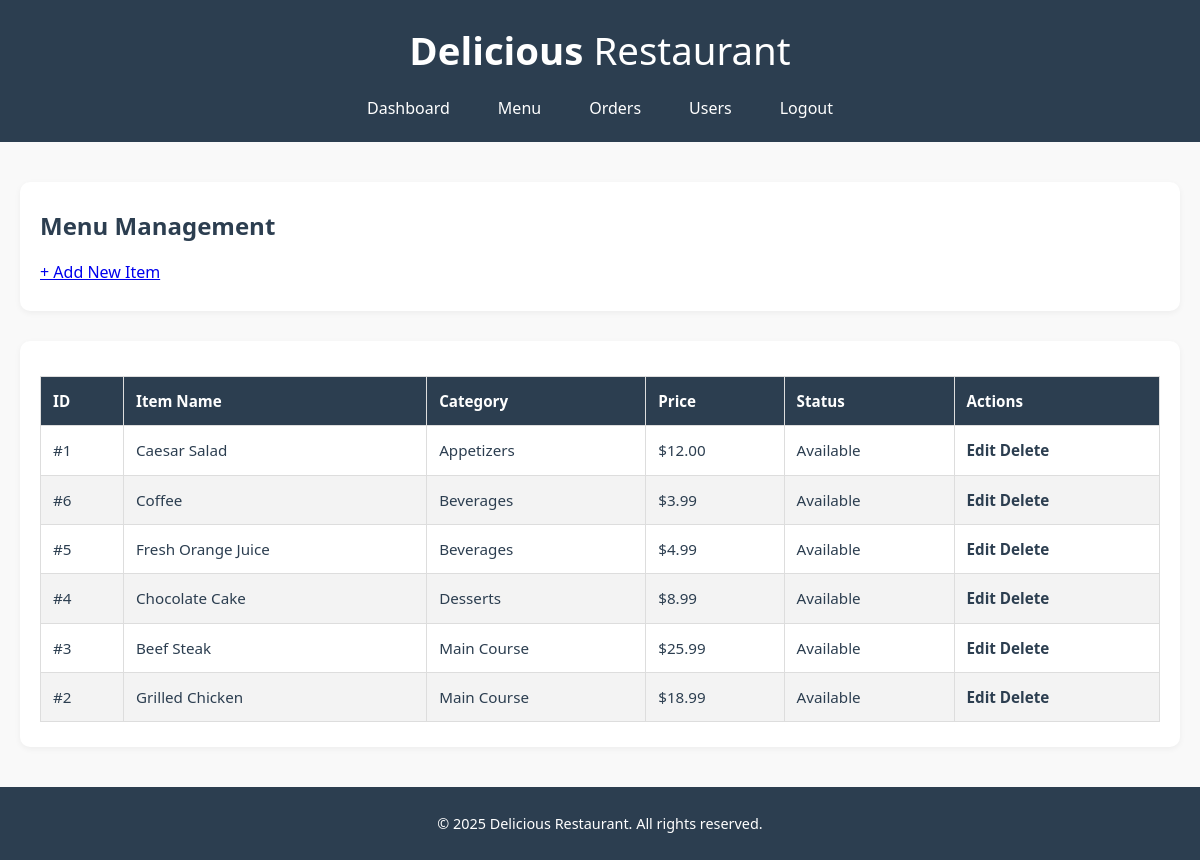
/admin_menu.php (signed in), run on the app's committed database.
### tables this page shows
CREATE TABLE `menu_items` (
  `item_id` int(11) NOT NULL,
  `item_name` varchar(100) NOT NULL,
  `description` text DEFAULT NULL,
  `price` decimal(10,2) NOT NULL,
  `category_id` int(11) DEFAULT NULL,
  `image_url` varchar(255) DEFAULT NULL,
  `availability` enum('available','unavailable') DEFAULT 'available',
  `created_at` timestamp NOT NULL DEFAULT current_timestamp()
);

CREATE TABLE `categories` (
  `category_id` int(11) NOT NULL,
  `category_name` varchar(50) NOT NULL,
  `description` text DEFAULT NULL,
  `created_at` timestamp NOT NULL DEFAULT current_timestamp()
);

### admin_menu.php (the view, shortened to what this page needs)
<?php
$conn = getDBConnection();
$query = "SELECT mi.*, c.category_name FROM menu_items mi
          LEFT JOIN categories c ON mi.category_id = c.category_id
          ORDER BY c.category_name, mi.item_name";
$result = $conn->query($query);
?>
<!DOCTYPE html>
<html lang="en">
<head>
    <link rel="stylesheet" href="css/dashboard.css">
</head>
<body>
    <header>
        <h1>Delicious <span>Restaurant</span></h1>
        <nav>
            <ul>
                <li><a href="admin_dashboard.php">Dashboard</a></li>
                <li><a href="admin_menu.php">Menu</a></li>
                <li><a href="admin_orders.php">Orders</a></li>
                <li><a href="admin_users.php">Users</a></li>
                <li><a href="logout.php?type=admin">Logout</a></li>
            </ul>
        </nav>
    </header>
    <main>
        <section>
            <h2>Menu Management</h2>
            <p><a href="admin_menu_add.php">+ Add New Item</a></p>
        </section>
        <section>
            <?php if ($result->num_rows > 0): ?>
                <table>
                    <thead>
                        <tr>
                            <th>ID</th>
                            <th>Item Name</th>
                            <th>Category</th>
                            <th>Price</th>
                            <th>Status</th>
                            <th>Actions</th>
                        </tr>
                    </thead>
                    <tbody>
                        <?php while($item = $result->fetch_assoc()): ?>
                            <tr>
                                <td>#<?php echo $item['item_id']; ?></td>
                                <td><?php echo htmlspecialchars($item['item_name']); ?></td>
                                <td><?php echo htmlspecialchars($item['category_name'] ?? 'Uncategorized'); ?></td>
                                <td>$<?php echo number_format($item['price'], 2); ?></td>
                                <td><?php echo ucfirst($item['availability']); ?></td>
                                <td>
                                    <a href="admin_menu_edit.php?id=<?php echo $item['item_id']; ?>">Edit</a>
                                    <a href="admin_menu.php?delete=<?php echo $item['item_id']; ?>" onclick="return confirm('Delete this item?')">Delete</a>
                                </td>
                            </tr>
                        <?php endwhile; ?>
                    </tbody>
                </table>
            <?php else: ?>
                <p>No menu items found.</p>
            <?php endif; ?>
        </section>
    </main>
    <footer>
        <p>&copy; 2025 Delicious Restaurant. All rights reserved.</p>
    </footer>
</body>
</html>

### css/dashboard.css (style rules this page uses)
* { margin: 0; padding: 0; box-sizing: border-box; }
body { font-family: "Segoe UI", Tahoma, Geneva, Verdana, sans-serif; background-color: #f9f9f9; color: #2c3e50; line-height: 1.6; }
header { background-color: #2c3e50; color: white; padding: 20px 0; text-align: center; }
header h1 { font-size: 2.4rem; }
header h1 span { font-weight: normal; }
header nav ul { list-style: none; display: flex; justify-content: center; gap: 20px; margin-top: 15px; flex-wrap: wrap; }
header nav ul li a { color: white; text-decoration: none; padding: 8px 14px; font-size: 1rem; border-radius: 5px; transition: background-color 0.3s ease; }
main { max-width: 1200px; margin: 40px auto; padding: 0 20px; }
section { background-color: white; padding: 25px 20px; margin-bottom: 30px; border-radius: 10px; box-shadow: 0 2px 6px rgba(0, 0, 0, 0.05); }
section h2 { font-size: 1.5rem; margin-bottom: 15px; color: #2c3e50; }
table { width: 100%; border-collapse: collapse; margin-top: 10px; }
table thead { background-color: #2c3e50; color: white; }
table th, table td { padding: 12px; border: 1px solid #ddd; text-align: left; font-size: 0.95rem; }
table tr:nth-child(even) { background-color: #f3f3f3; }
table a { color: #2c3e50; font-weight: bold; text-decoration: none; }
footer { background-color: #2c3e50; color: white; text-align: center; padding: 20px 0; margin-top: 40px; }
footer p { margin: 5px 0; font-size: 0.9rem; }

### data on the page
menu_items: item_id "1", item_name "Caesar Salad", category.category_name "Appetizers", price "12.00", availability "Available"
menu_items: item_id "6", item_name "Coffee", category.category_name "Beverages", price "3.99", availability "Available"
menu_items: item_id "5", item_name "Fresh Orange Juice", category.category_name "Beverages", price "4.99", availability "Available"
menu_items: item_id "4", item_name "Chocolate Cake", category.category_name "Desserts", price "8.99", availability "Available"
menu_items: item_id "3", item_name "Beef Steak", category.category_name "Main Course", price "25.99", availability "Available"
menu_items: item_id "2", item_name "Grilled Chicken", category.category_name "Main Course", price "18.99", availability "Available"
